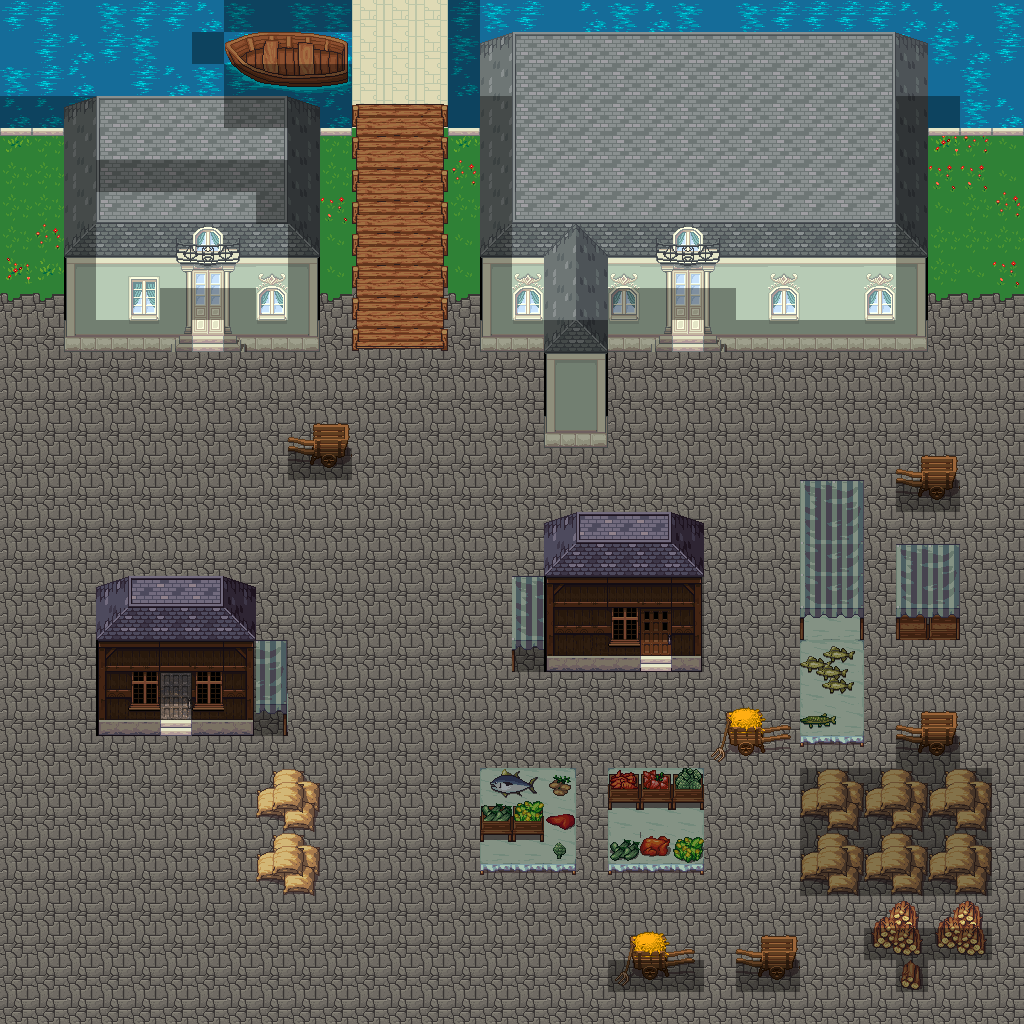

The image is a tile-based game level rendered from a .tmx file. Its description and source (layers, tilesets, objects; grid data summarised) follow:
An orthogonal 32x32 tile map with 32x32 px tiles, 4 tile layers (background, background, foreground, collisions), 3 tilesets and 4 objects (4x teleport).

<map version="1.0" orientation="orthogonal" width="32" height="32" tilewidth="32" tileheight="32">
 <tileset firstgid="1" name="town" tilewidth="32" tileheight="32">
  <image source="../images/fantasy/outside/town.png" width="864" height="2112" />
 </tileset>
 <tileset firstgid="1783" name="farming_fishing" tilewidth="32" tileheight="32">
  <image source="../images/fantasy/outside/farming_fishing.png" width="640" height="640" />
 </tileset>
 <tileset firstgid="2183" name="tiled_collision" tilewidth="32" tileheight="32">
  <image source="../images/tiled_collision.png" width="480" height="32" />
 </tileset>
 <layer name="background" width="32" height="32">
  <data>[1024 cells, 938 non-empty, 82 distinct tile ids]</data>
 </layer>
 <layer name="background" width="32" height="32">
  <data>[1024 cells, 139 non-empty, 54 distinct tile ids]</data>
 </layer>
 <layer name="foreground" width="32" height="32">
  <data>[1024 cells, 204 non-empty, 99 distinct tile ids]</data>
 </layer>
 <layer name="collisions" width="32" height="32">
  <data>[1024 cells, 201 non-empty, 1 distinct tile ids]</data>
 </layer>
 <objectgroup name="event" width="32" height="32">
  <object name="To Permafrost" type="teleport" x="353" y="4" width="95" height="25">
   <properties>
    <property name="warp" value="permafrost,500,980" />
   </properties>
  </object>
  <object name="Set Sail" type="teleport" x="231" y="35" width="51" height="29">
   <properties>
    <property name="warp" value="isles,500,500" />
   </properties>
  </object>
  <object name="To Fields" type="teleport" x="105" y="992" width="496" height="31">
   <properties>
    <property name="warp" value="fields, 50,1000" />
   </properties>
  </object>
  <object name="To Magic Bar" type="teleport" x="672" y="324" width="33" height="28">
   <properties>
    <property name="warp" value="magicbar,400,500" />
   </properties>
  </object>
 </objectgroup>
</map>
